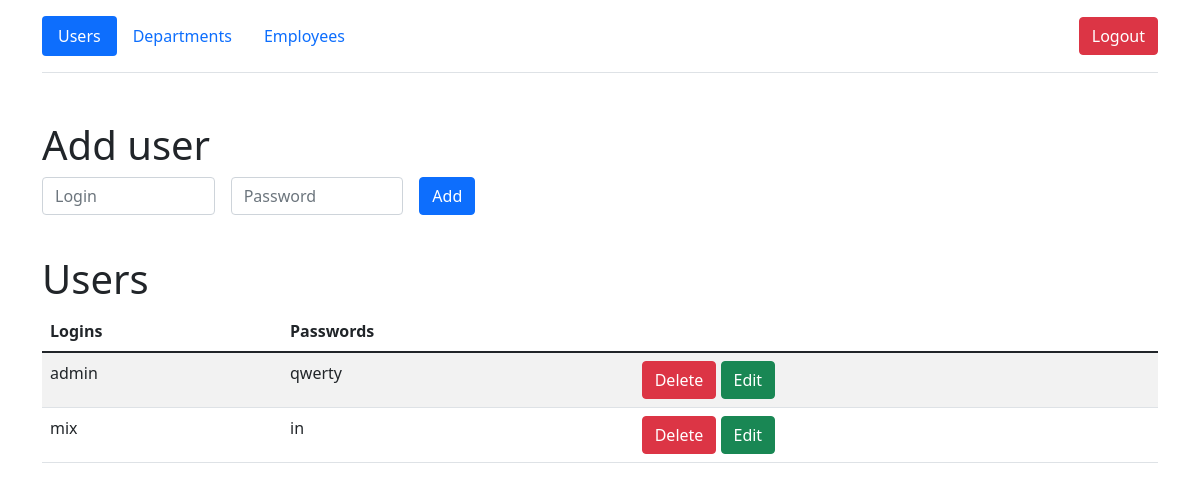
Page /users (signed in) on the earlier database version.
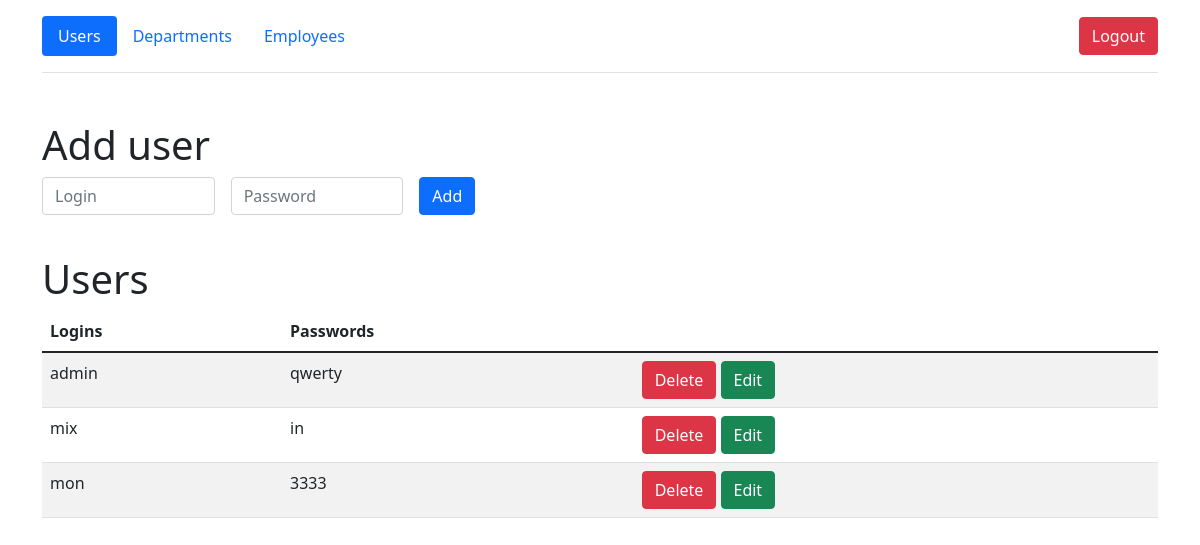
Same page on the later database version.
### models/users.py (models this page shows)
class User(db.Model, UserMixin):
    __table_args__ = {'extend_existing': True}
    id = db.Column(db.Integer, primary_key=True)
    login = db.Column(db.String(50), nullable=False, unique=True)
    password = db.Column(db.String(50), nullable=False)

### views/api.py (the view)
@api.route('/users', methods=['POST', 'GET'])
@login_required
def users_page():
    if session.get('user') == ADMIN:
        users = User.query.all()
        if request.method == 'POST':
            login = request.form.get('login')
            password = request.form.get('password')
            if login and password and not User.query.filter_by(login=login).first():
                add_user(login, password)
            return redirect('/users')
        return render_template('users_for_admin.html', users=users)
    user = User.query.filter_by(login=session.get('user')).first()
    return render_template('users.html', user=user)

### models/users.py (called while the page is built)
@login_manager.user_loader
def load_user(user_id):
    return User.query.get(user_id)

### views/api.py (called while the page is built)
@api.before_request
def make_session_permanent():
    session.permanent = False

@api.after_request
def redirect_to_sign_in(response):
    if response.status_code == 401:
        return redirect(url_for('api.login_page') + '?next=' + request.url)
    return response

### templates/users_for_admin.html (shortened to what this page needs)
{% extends 'base.html' %}
{% block body %}
<div class="container">
        <header class="d-flex flex-wrap align-items-center justify-content-center justify-content-md-between py-3 mb-4 border-bottom">
          <ul class="nav nav-pills">
              <li class="nav-item"><a href="/users" class="nav-link active">Users</a></li>
            <li class="nav-item"><a href="/departments" class="nav-link">Departments</a></li>
            <li class="nav-item"><a href="/employees" class="nav-link">Employees</a></li>
          </ul>
            <div class="col-md-3 text-end">
                <a href="/logout">
                    <button type="button" class="btn btn-danger">Logout</button>
                </a>
              </div>
        </header>
      </div>
    <div class="container mt-5">
        <h1>Add user</h1>
        <form method="post" class="row g-3 needs-validation">
            <div class="col-md-2">
                  <input type="text"  name="login" class="form-control" id="validationCustom01" placeholder="Login" required>
                </div>
            <div class="col-md-2">
                  <input type="text"  name="password" class="form-control" id="validationCustom02" placeholder="Password" required>
                </div>
            <div class="col-md-2">
                <button class="btn btn-primary" type="submit">Add</button>
            </div>
            <div>
                <br>
            </div>
        </form>
        <h1>Users</h1>
        <table id="data" class="table table-striped">
            <thead>
              <tr>
                <th>Logins</th>
                  <th>Passwords</th>
                  <th></th>
              </tr>
            </thead>
            <tbody>
              {% for user in users %}
                <tr>
                        {% if user.id == id %}
                     <form method="post" class="row g-3 needs-validation" novalidate>
                            <td><input type="text"  name="new_login" class="form-control" id="validationCustom08" value="{{ user.login }}" required></td>
                            <td><input type="text"  name="new_password" class="form-control" id="validationCustom09" value="{{ user.password }}" required></td>
                            <td>
                                <a href="/users" class="btn btn-danger">Cancel</a>
                                <button class="btn btn-success" type="submit">Change</button>
                            </td>
                     </form>
                        {% else %}
                    <td>
                      {{ user.login }}
                    </td>
                    <td>
                      {{ user.password }}
                    </td>
                     <td>
                         <a href="/users/{{ user.id }}/del" class="btn btn-danger">Delete</a>
                        <a href="/users/{{ user.id }}/edit" class="btn btn-success">Edit</a>
                    </td>
                    {% endif %}
                </tr>
              {% endfor %}
            </tbody>
  </table>
    </div>
{% endblock %}

Differences in the rows shown:
added User: login "mon", password "3333"
